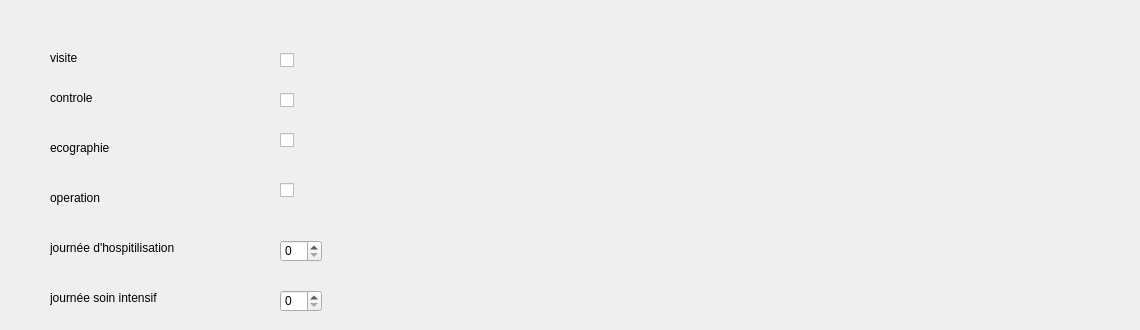
       <widget class="QWidget" name="tab_14">
        <attribute name="title">
         <string>cardiologue</string>
        </attribute>
        <widget class="QLabel" name="label_128">
         <property name="geometry">
          <rect>
           <x>50</x>
           <y>240</y>
           <width>55</width>
           <height>16</height>
          </rect>
         </property>
         <property name="text">
          <string/>
         </property>
        </widget>
        <widget class="QLabel" name="label_129">
         <property name="geometry">
          <rect>
           <x>50</x>
           <y>170</y>
           <width>55</width>
           <height>16</height>
          </rect>
         </property>
         <property name="text">
          <string/>
         </property>
        </widget>
        <widget class="QLabel" name="label_130">
         <property name="geometry">
          <rect>
           <x>50</x>
           <y>50</y>
           <width>55</width>
           <height>16</height>
          </rect>
         </property>
         <property name="text">
          <string>visite</string>
         </property>
        </widget>
        <widget class="QLabel" name="label_135">
         <property name="geometry">
          <rect>
           <x>50</x>
           <y>290</y>
           <width>321</width>
           <height>16</height>
          </rect>
         </property>
         <property name="text">
          <string>journée soin intensif</string>
         </property>
        </widget>
        <widget class="QLabel" name="label_136">
         <property name="geometry">
          <rect>
           <x>50</x>
           <y>190</y>
           <width>171</width>
           <height>16</height>
          </rect>
         </property>
         <property name="text">
          <string>operation</string>
         </property>
        </widget>
        <widget class="QLabel" name="label_137">
         <property name="geometry">
          <rect>
           <x>50</x>
           <y>140</y>
           <width>111</width>
           <height>16</height>
          </rect>
         </property>
         <property name="text">
          <string>ecographie</string>
         </property>
        </widget>
        <widget class="QLabel" name="label_138">
         <property name="geometry">
          <rect>
           <x>50</x>
           <y>240</y>
           <width>221</width>
           <height>16</height>
          </rect>
         </property>
         <property name="text">
          <string>journée d'hospitilisation</string>
         </property>
        </widget>
        <widget class="QLabel" name="label_139">
         <property name="geometry">
          <rect>
           <x>50</x>
           <y>90</y>
           <width>321</width>
           <height>16</height>
          </rect>
         </property>
         <property name="text">
          <string>controle</string>
         </property>
        </widget>
        <widget class="QCheckBox" name="cardio1_2">
         <property name="geometry">
          <rect>
           <x>280</x>
           <y>50</y>
           <width>81</width>
           <height>20</height>
          </rect>
         </property>
         <property name="text">
          <string/>
         </property>
        </widget>
        <widget class="QCheckBox" name="cardio2_2">
         <property name="geometry">
          <rect>
           <x>280</x>
           <y>90</y>
           <width>81</width>
           <height>20</height>
          </rect>
         </property>
         <property name="text">
          <string/>
         </property>
        </widget>
        <widget class="QCheckBox" name="cardio3_2">
         <property name="geometry">
          <rect>
           <x>280</x>
           <y>130</y>
           <width>81</width>
           <height>20</height>
          </rect>
         </property>
         <property name="text">
          <string/>
         </property>
        </widget>
        <widget class="QCheckBox" name="cardio4_2">
         <property name="geometry">
          <rect>
           <x>280</x>
           <y>180</y>
           <width>81</width>
           <height>20</height>
          </rect>
         </property>
         <property name="text">
          <string/>
         </property>
        </widget>
        <widget class="QSpinBox" name="cardio5_2">
         <property name="geometry">
          <rect>
           <x>280</x>
           <y>240</y>
           <width>42</width>
           <height>22</height>
          </rect>
         </property>
        </widget>
        <widget class="QSpinBox" name="cardio6_2">
         <property name="geometry">
          <rect>
           <x>280</x>
           <y>290</y>
           <width>42</width>
           <height>22</height>
          </rect>
         </property>
        </widget>
        <widget class="QLabel" name="label_140">
         <property name="geometry">
          <rect>
           <x>930</x>
           <y>150</y>
           <width>201</width>
           <height>171</height>
          </rect>
         </property>
         <property name="text">
          <string/>
         </property>
         <property name="pixmap">
          <pixmap>:/Downloads/facture.png</pixmap>
         </property>
         <property name="scaledContents">
          <bool>true</bool>
         </property>
        </widget>
       </widget>
